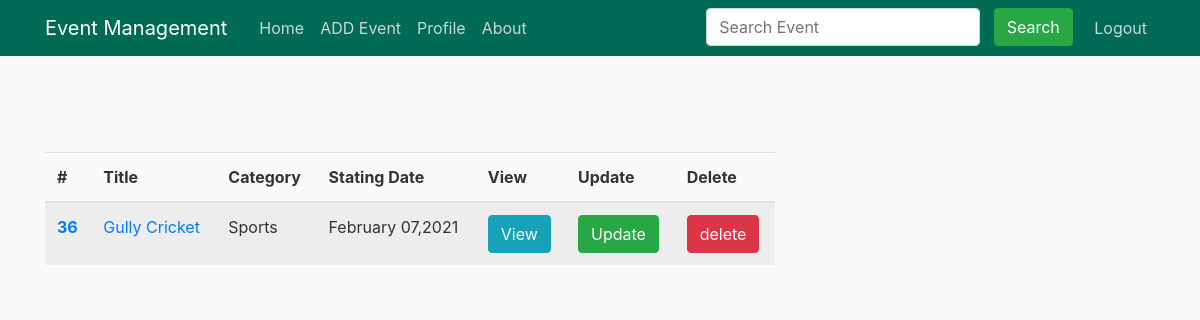
Screenshot of / (signed in) with the database file from the repository.
### event/models.py (models this page shows, shortened)
class Eventlist(models.Model):
    postby = models.ForeignKey(User, on_delete=models.CASCADE, null=True)
    thumbnail = models.ImageField(
        default='event.jpg', null=True, blank=True, upload_to='events_thumbnail')
    title = models.CharField(max_length=100)
    description = models.TextField()
    organizer = models.CharField(max_length=100)
    joiningfees = models.CharField(max_length=10)
    pricemoney = models.CharField(max_length=10)
    members = models.CharField(max_length=5, null=True)
    link = models.CharField(max_length=100)
    Eventtime = models.CharField(max_length=20)
    venue = models.TextField()
    StartingDate = models.DateTimeField(blank=False, null=True)
    Endingdate = models.DateTimeField(blank=False, null=True)
    Category = models.CharField(max_length=50, default="")
    numberofseats = models.CharField(max_length=50, null=True)

### event/views.py (the view, shortened to what this page needs)
# urls.py: path('', views.home, name='event-home'),
@login_required
def home(request):
    requser = request.user
    if requser.profile.usertype == "Organizer":
        if request.method == 'POST':
            postby = request.user
            event_title = request.POST['event_title']
            category = request.POST['Category']
            description = request.POST['description']
            organizer = request.POST['organizer']
            venue = request.POST['venue']
            starting_date = request.POST['starting_date']
            ending_date = request.POST['ending_date']
            duration = request.POST['duration']
            fee = request.POST['fee']
            price = request.POST['price']
            numberofparticipants = request.POST['numberofparticipants']
            link = request.POST['link']
            numberofseats = request.POST['numberofseats']
            obj = Eventlist(postby=postby, title=event_title, description=description, organizer=organizer, joiningfees=fee, pricemoney=price, members=numberofparticipants,
                            link=link, Eventtime=duration, venue=venue, StartingDate=starting_date, Endingdate=ending_date, Category=category, numberofseats=numberofseats)
            obj.save()
            return redirect('/')
        else:
            if request.method == 'GET':
                query = request.GET.get('query')
                if query is None:
                    eventlist = Eventlist.objects.filter(
                        postby=requser).order_by('-StartingDate')
                else:
                    eventlist = Eventlist.objects.filter(
                        title__icontains=query, postby=requser)
            else:
                eventlist = Eventlist.objects.filter(
                    postby=requser).order_by('-StartingDate')
    context = {
        'eventlist': eventlist
    }
    return render(request, 'event/home.html', context)

### event/templates/event/home.html (shortened to what this page needs)
{% extends "event/base.html" %}
{% block content %}
{%ifequal user.profile.usertype "Organizer" %}
{% include 'event/event_view.html'%}
{%endifequal%}
{% endblock content %}

### event/templates/event/event_view.html (shortened to what this page needs)
<br />
<br />
<br />
<table class="table table-striped">
  <thead class="thead-success">
    <tr>
      <th scope="col">#</th>
      <th scope="col">Title</th>
      <th scope="col">Category</th>
      <th scope="col">Stating Date</th>
      <th scope="col">View</th>
      <th scope="col">Update</th>
      <th scope="col">Delete</th>
    </tr>
  </thead>
  <tbody>
    {% for events in eventlist %}
    <tr>
      <th scope="row"><a href="/event_user/{{events.id}}">{{events.id}}</a></th>
      <td><a href="/event_user/{{events.id}}">{{events.title}}</a></td>
      <td>{{events.Category}}</td>
      <td>{{events.StartingDate|date:"F d,Y"}}</td>
      <th scope="row"><a href="/event_details/{{events.id}}" class="btn btn-info">View</a></th>
      <td>
        <form action="/event_view/{{events.id}}/update" method="POST" target="_blank">
          <input type="submit" class="btn btn-success" name="Update" value="Update">
        </form>
      </td>
      <td>
        <form action="/event_view/{{events.id}}/delete" method="POST">
          <input type="submit" class="btn btn-danger" name="Delete" value="delete">
        </form>
      </td>
    </tr>
    {% endfor %}
  </tbody>
</table>

### event/static/event/main.css (style rules this page uses)
body { background: #fafafa; color: #333333; margin-top: 5rem; }

### rows the page displays
Eventlist: id "36", title "Gully Cricket", Category "Sports", StartingDate "February 07,2021"
